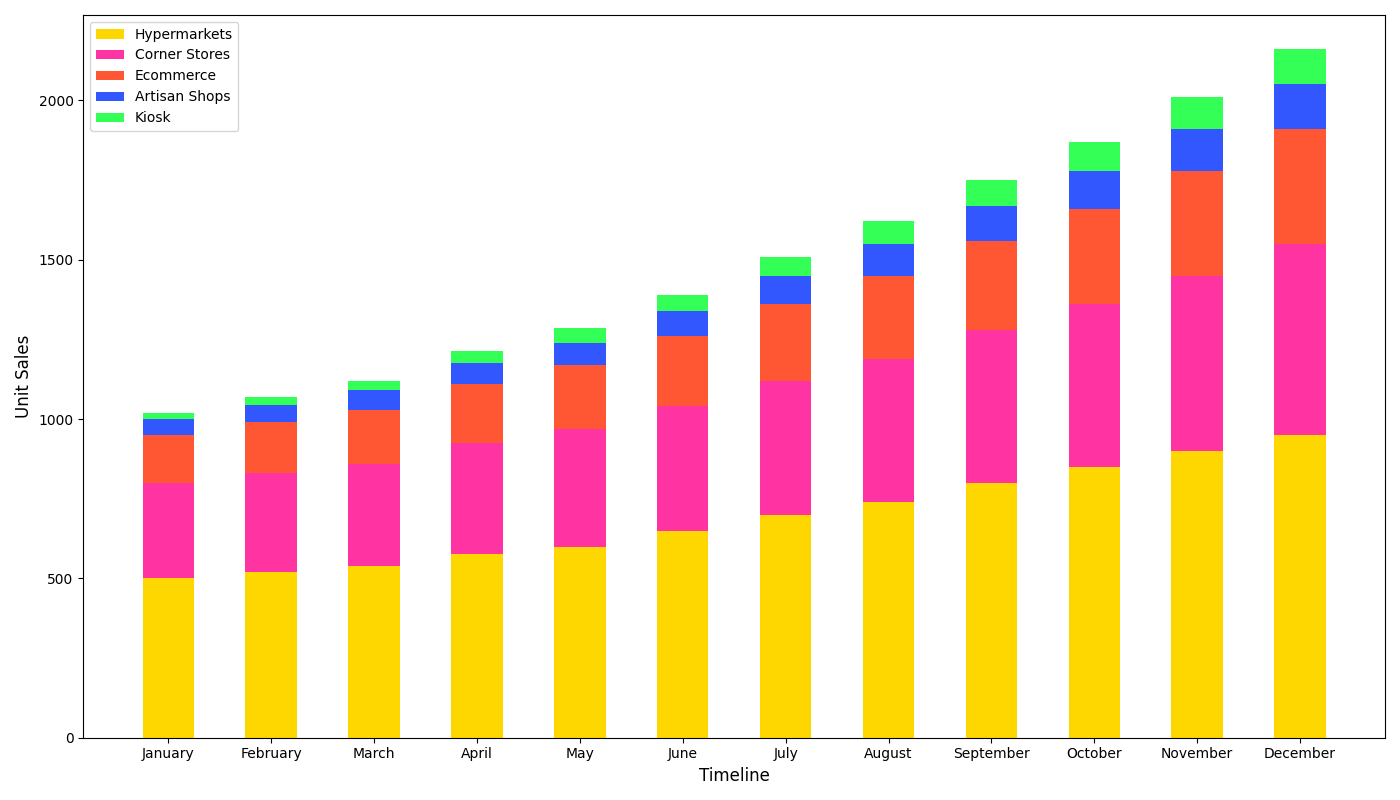

Recreate this plot in Python.
import matplotlib.pyplot as plt
import numpy as np

months = ["January", "February", "March", "April", "May", "June", "July", "August", "September", "October", "November", "December"]
hypermarkets_sales = [500, 520, 540, 575, 600, 650, 700, 740, 800, 850, 900, 950]
corner_stores_sales = [300, 310, 320, 350, 370, 390, 420, 450, 480, 510, 550, 600]
ecommerce_sales = [150, 160, 170, 185, 200, 220, 240, 260, 280, 300, 330, 360]
artisan_shops_sales = [50, 55, 60, 65, 70, 80, 90, 100, 110, 120, 130, 140]
kiosk_sales = [20, 25, 30, 40, 45, 50, 60, 70, 80, 90, 100, 110]

fig, ax1 = plt.subplots(figsize=(14, 8))

# Stacked bar chart
bar_width = 0.5
ax1.bar(months, hypermarkets_sales, color='#FFD700', width=bar_width, label='Hypermarkets')
ax1.bar(months, corner_stores_sales, bottom=hypermarkets_sales, color='#FF33A1', width=bar_width, label='Corner Stores')
ax1.bar(months, ecommerce_sales, bottom=np.array(hypermarkets_sales) + np.array(corner_stores_sales), color='#FF5733', width=bar_width, label='Ecommerce')
ax1.bar(months, artisan_shops_sales, bottom=np.array(hypermarkets_sales) + np.array(corner_stores_sales) + np.array(ecommerce_sales), color='#3357FF', width=bar_width, label='Artisan Shops')
ax1.bar(months, kiosk_sales, bottom=np.array(hypermarkets_sales) + np.array(corner_stores_sales) + np.array(ecommerce_sales) + np.array(artisan_shops_sales), color='#33FF57', width=bar_width, label='Kiosk')

ax1.set_xlabel("Timeline", fontsize=12)
ax1.set_ylabel("Unit Sales", fontsize=12)

ax1.set_xticks(range(len(months)))
ax1.set_xticklabels(months)

ax1.legend(loc='upper left')
fig.tight_layout()
plt.show()
